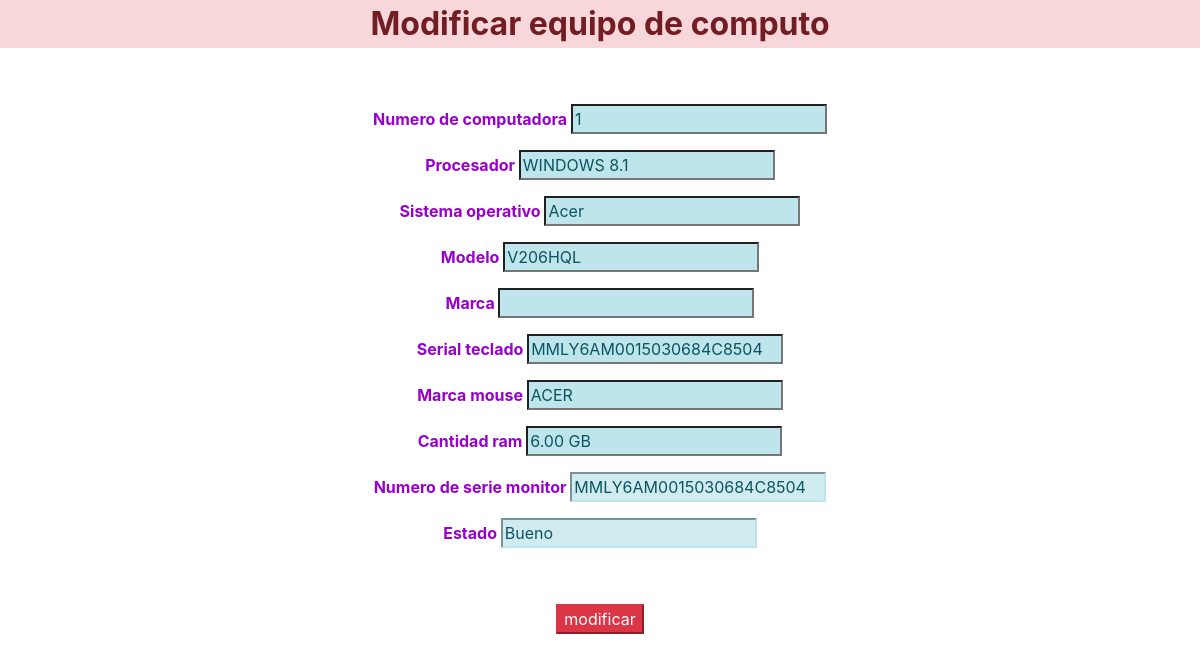
Screenshot of /modificar_computadora.php?id=1 with the database file from the repository.
### tables this page shows
CREATE TABLE `equipo_de_computo` (
  `id` int(100) NOT NULL,
  `sistema_operativo` varchar(25) NOT NULL,
  `marca` varchar(30) NOT NULL,
  `modelo` varchar(30) NOT NULL,
  `num_equipo` int(20) NOT NULL,
  `procesador` varchar(40) NOT NULL,
  `serial_teclado` varchar(60) NOT NULL,
  `marca_mouse` varchar(50) NOT NULL,
  `cantidad_ram` varchar(55) NOT NULL,
  `num_serie_monitor` varchar(50) NOT NULL,
  `estado` varchar(255) NOT NULL
);

### modificar_computadora.php (the view, shortened to what this page needs)
<?php
$id=$_GET['id'];
?>
<!DOCTYPE html PUBLIC "-//W3C//DTD XHTML 1.0 Transitional//EN" "http://www.w3.org/TR/xhtml1/DTD/xhtml1-transitional.dtd">
<html xmlns="http://www.w3.org/1999/xhtml">
<head>
<link href="css/bootstrap.css" rel="stylesheet" type="text/css" />
<link href="bootstrap-4.0.0-alpha.6-dist/css/bootstrap.css" rel="stylesheet" type="text/css" />
</head>
<body>
<?php
$sql = mysql_query("SELECT * FROM equipo_de_computo WHERE id='$id'");
while($resultado = mysql_fetch_array($sql)) {
?>
<p align="center" class="alert-danger Estilo2 ">Modificar equipo de computo</p>
<form name="frm1" method="post" action="modificar_compu.php">
  <p>&nbsp;</p>
  <p align="center" class="Estilo1"><strong>Numero de computadora
      <input name="num_equipo2" type="text" class="list-group-item-info" value="<?php echo $resultado['num_equipo']; ?>" />
  </strong></p>
  <p align="center" class="Estilo1"><strong>Procesador
    <input name="sistema_operativo" type="text" class="list-group-item-info" value="<?php echo $resultado['sistema_operativo']; ?>" >
  </strong></p>
  <p align="center" class="Estilo1"><strong> Sistema operativo
      <input name="marca" type="text" class="list-group-item-info" value="<?php echo $resultado['marca']; ?>" />
  </strong></p>
  <p align="center" class="Estilo1"><strong>Modelo
      <input name="modelo" type="text" class="list-group-item-info" value="<?php echo $resultado['modelo']; ?>">
  </strong></p>
	<p align="center" class="Estilo1"><strong>Marca
        <input name="marca_monitor" type="text" class="list-group-item-info" value="<?php echo $resultado['marca_monitor']; ?>" />
	</strong></p>
	<p align="center" class="Estilo1"><strong>
	Serial teclado
        <input name="serial_teclado" type="text" class="list-group-item-info" value="<?php echo $resultado['serial_teclado']; ?>" />
	</strong></p>
	<p align="center" class="Estilo1"><strong>Marca mouse
        <input name="marca_mouse" type="text" class="list-group-item-info" value="<?php echo $resultado['marca_mouse']; ?>" />
	</strong></p>
	<p align="center" class="Estilo1"><strong>
	Cantidad ram
        <input name="cantidad_ram" type="text" class="list-group-item-info" value="<?php echo $resultado['cantidad_ram']; ?>">
	</strong></p>
	<p align="center"><span class="Estilo1"><strong>Numero de serie monitor</strong></span><strong>
    <input name="num_serie_monitor" type="text" class="alert-info" value="<?php echo $resultado['num_serie_monitor']; ?>" />
    </strong></p>
	<p align="center"><strong><span class="Estilo1">Estado</span>
        <input name="estado" type="text" class="alert-info" value="<?php echo $resultado['estado']; ?>" />
	</strong></p>
	<p align="center">&nbsp;</p>
	<p align="center"><strong>
    <input name="Enviar" type="submit" class="btn-danger" value="modificar" />
      </strong>
</form>
<?php
}
?>
</body>
</html>

### modificar_computadora.php (style rules this page uses)
.Estilo1 { color: #9900CC }
.Estilo2 { font-size: xx-large; color: #FF0000; font-weight: bold; }

### rows the page displays
equipo_de_computo: num_equipo2 "1", sistema_operativo "WINDOWS 8.1", marca "Acer", modelo "V206HQL", serial_teclado "MMLY6AM0015030684C8504", marca_mouse "ACER", cantidad_ram "6.00 GB", num_serie_monitor "MMLY6AM0015030684C8504", estado "Bueno"
